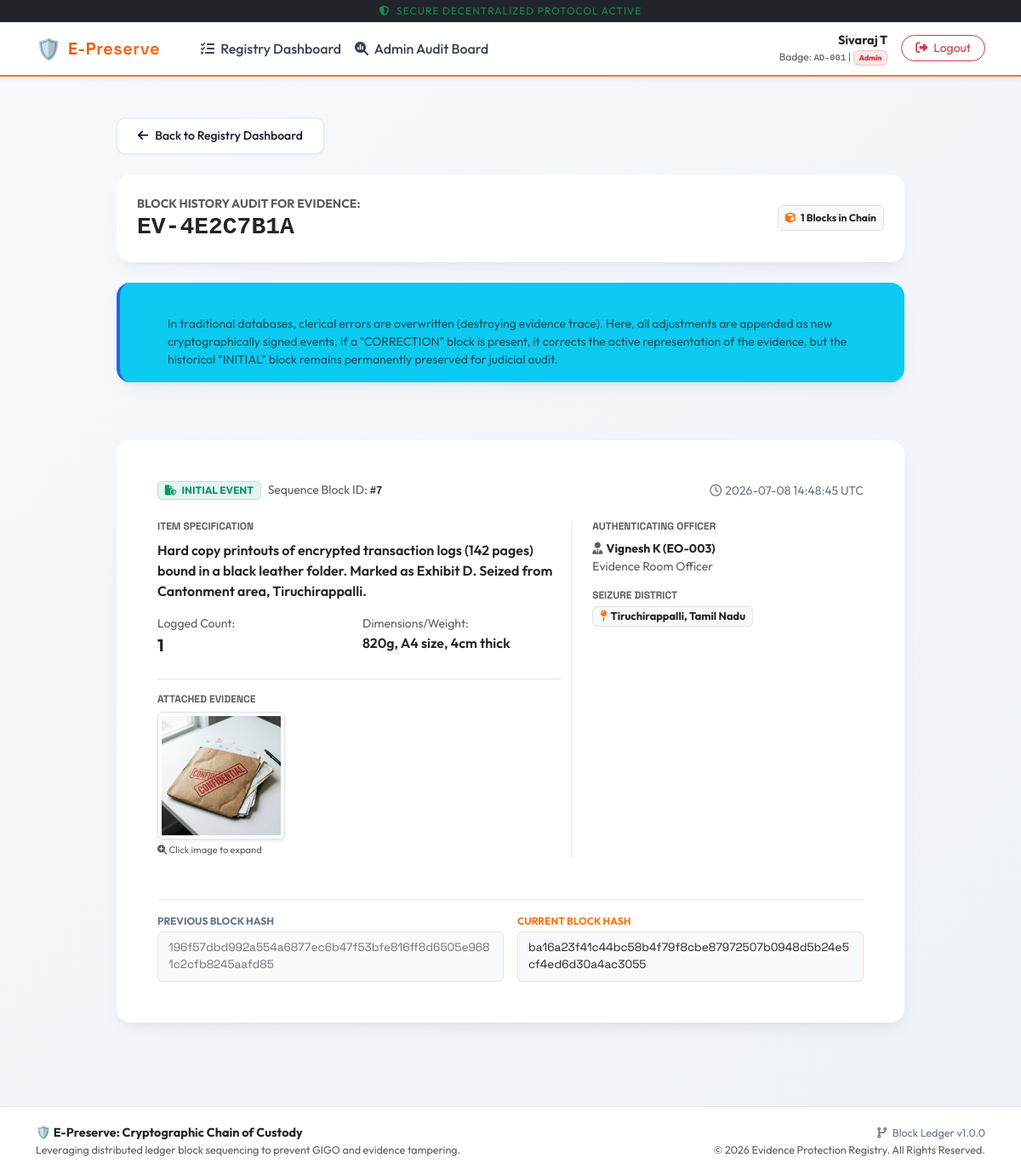
Page /evidence/history/EV-4E2C7B1A (signed in) on the committed database.
### app.py (models this page shows, shortened)
class User(UserMixin, db.Model):
    id = db.Column(db.Integer, primary_key=True)
    username = db.Column(db.String(50), unique=True, nullable=False)
    password_hash = db.Column(db.String(255), nullable=False)
    role = db.Column(db.String(30), nullable=False)
    fullname = db.Column(db.String(100), nullable=False)
    badge_number = db.Column(db.String(30), nullable=False)

class EvidenceBlock(db.Model):
    id = db.Column(db.Integer, primary_key=True)
    evidence_id = db.Column(db.String(50), nullable=False)
    block_type = db.Column(db.String(30), nullable=False)   # INITIAL, CORRECTION
    item_description = db.Column(db.Text, nullable=False)
    count = db.Column(db.Integer, nullable=False)
    size = db.Column(db.String(50), nullable=False)
    district = db.Column(db.String(100), nullable=True)     # Tamil Nadu district
    timestamp = db.Column(db.DateTime, default=datetime.datetime.utcnow, nullable=False)
    officer_details = db.Column(db.String(150), nullable=False)
    court_order_number = db.Column(db.String(100), nullable=True)
    correction_notes = db.Column(db.Text, nullable=True)
    evidence_file = db.Column(db.String(255), nullable=True)
    evidence_file_type = db.Column(db.String(50), nullable=True)
    previous_hash = db.Column(db.String(64), nullable=False)
    hash = db.Column(db.String(64), nullable=False)

### app.py (the view)
@app.route('/evidence/history/<evidence_id>')
@login_required
def evidence_history(evidence_id):
    history = EvidenceBlock.query.filter_by(evidence_id=evidence_id).order_by(EvidenceBlock.id.asc()).all()
    if not history:
        flash('Evidence record not found.', 'danger')
        return redirect(url_for('dashboard'))
    return render_template('evidence_history.html', history=history, evidence_id=evidence_id)

### templates/evidence_history.html (shortened to what this page needs)
{% extends "base.html" %}
{% block content %}
<div class="row">
    <div class="col-md-10 mx-auto">
        <a href="{{ url_for('dashboard') }}" class="btn btn-sm btn-secondary-custom mb-4">
            <i class="fa-solid fa-arrow-left me-2"></i>Back to Registry Dashboard
        </a>
        <div class="card glass-panel border-0 p-4 mb-4 bg-white">
            <div class="row align-items-center">
                <div class="col-md-8">
                    <span class="text-muted d-block small uppercase fw-bold">BLOCK HISTORY AUDIT FOR EVIDENCE:</span>
                    <h2 class="h3 fw-bold text-dark mb-0 font-monospace">{{ evidence_id }}</h2>
                </div>
                <div class="col-md-4 text-md-end mt-3 mt-md-0">
                    <span class="badge bg-light border text-dark p-2">
                        <i class="fa-solid fa-cube me-1 text-primary" style="color: var(--primary-color) !important;"></i> {{ history|length }} Blocks in Chain
                    </span>
                </div>
            </div>
        </div>
        <div class="alert alert-info border-0 bg-info bg-opacity-5 text-dark glass-panel p-3 mb-5" style="border-left: 4px solid var(--info-color) !important; background: #ffffff;">
            <div class="d-flex">
                <i class="fa-solid fa-circle-info text-info fs-4 me-3 mt-1"></i>
                <div>
                    <h5 class="alert-heading text-info fw-bold mb-1" style="font-size: 0.95rem;">Append-Only Trail Architecture</h5>
                    <p class="mb-0 small text-muted">
                        In traditional databases, clerical errors are overwritten (destroying evidence trace). Here, all adjustments are appended as new cryptographically signed events. If a "CORRECTION" block is present, it corrects the active representation of the evidence, but the historical "INITIAL" block remains permanently preserved for judicial audit.
                    </p>
                </div>
            </div>
        </div>
        <div class="blockchain-timeline">
            {% for block in history %}
                <div class="blockchain-block">
                    <div class="card glass-panel border-0 block-card {% if block.block_type == 'INITIAL' %}initial{% elif block.block_type == 'CORRECTION' %}correction{% else %}system{% endif %} p-4 p-md-5 bg-white">
                        <div class="d-flex flex-wrap align-items-center justify-content-between g-2 mb-4">
                            <div class="d-flex align-items-center">
                                <span class="badge {% if block.block_type == 'INITIAL' %}badge-initial{% elif block.block_type == 'CORRECTION' %}badge-correction{% else %}badge-custody{% endif %} me-2">
                                    <i class="fa-solid {% if block.block_type == 'INITIAL' %}fa-file-shield{% elif block.block_type == 'CORRECTION' %}fa-file-pen{% else %}fa-box-archive{% endif %} me-1"></i>
                                    {{ block.block_type }} EVENT
                                </span>
                                <span class="text-muted small">Sequence Block ID: <code class="text-dark fw-bold">#{{ block.id }}</code></span>
                            </div>
                            <span class="text-secondary small">
                                <i class="fa-regular fa-clock me-1"></i>{{ block.timestamp.strftime('%Y-%m-%d %H:%M:%S UTC') }}
                            </span>
                        </div>
                        <div class="row g-4 mb-4">
                            <div class="col-md-7">
                                <h4 class="h6 text-muted mb-2 uppercase fw-bold" style="font-size: 0.75rem;">ITEM SPECIFICATION</h4>
                                <div class="text-dark fw-semibold mb-3" style="white-space: pre-line;">{{ block.item_description }}</div>
                                <div class="row g-2">
                                    <div class="col-6">
                                        <span class="text-muted d-block small">Logged Count:</span>
                                        <span class="text-dark fw-bold fs-5">{{ block.count }}</span>
                                    </div>
                                    <div class="col-6">
                                        <span class="text-muted d-block small">Dimensions/Weight:</span>
                                        <span class="text-dark fw-semibold">{{ block.size }}</span>
                                    </div>
                                </div>
                                {% if block.evidence_file %}
                                    <div class="mt-4 pt-3 border-top">
                                        <h4 class="h6 text-muted mb-2 uppercase fw-bold" style="font-size: 0.75rem;">ATTACHED EVIDENCE</h4>
                                        {% if block.evidence_file_type == 'image' %}
                                            <div class="d-inline-block">
                                                <img src="{{ url_for('static', filename='uploads/' + block.evidence_file) }}" class="img-thumbnail rounded shadow-sm" style="max-height: 150px; cursor: pointer; transition: transform 0.2s;" onclick="openImageModal(this.src)" alt="Evidence Attachment">
                                                <span class="d-block text-muted small mt-1" style="font-size: 0.7rem;"><i class="fa-solid fa-magnifying-glass-plus"></i> Click image to expand</span>
                                            </div>
                                        {% elif block.evidence_file_type == 'document' %}
                                            <a href="{{ url_for('static', filename='uploads/' + block.evidence_file) }}" class="btn btn-sm btn-outline-danger rounded px-3" target="_blank">
                                                <i class="fa-solid fa-file-pdf me-1"></i> Download Case Document
                                            </a>
                                        {% else %}
                                            <a href="{{ url_for('static', filename='uploads/' + block.evidence_file) }}" class="btn btn-sm btn-outline-secondary rounded px-3" target="_blank">
                                                <i class="fa-solid fa-paperclip me-1"></i> Download File Attachment
                                            </a>
                                        {% endif %}
                                    </div>
                                {% endif %}
                            </div>
                            <div class="col-md-5 border-start border-light-subtle ps-md-4">
                                <h4 class="h6 text-muted mb-2 uppercase fw-bold" style="font-size: 0.75rem;">AUTHENTICATING OFFICER</h4>
                                <span class="text-dark d-block small fw-bold"><i class="fa-solid fa-user-tie text-muted me-1"></i>{{ block.officer_details.split(' - ')[0] }}</span>
                                <span class="text-muted d-block small mb-3">{{ block.officer_details.split(' - ')[1] }}</span>
                                {% if block.district %}
                                    <h4 class="h6 text-muted mb-1 uppercase fw-bold mt-2" style="font-size: 0.75rem;">SEIZURE DISTRICT</h4>
                                    <span class="badge bg-light border text-dark mb-3" style="font-size:.8rem;">
                                        <i class="fa-solid fa-map-pin me-1" style="color:var(--primary-color);"></i>{{ block.district }}, Tamil Nadu
                                    </span>
                                {% endif %}
                            </div>
                        </div>
                        <div class="border-top border-light-subtle pt-3 mt-4">
                            <div class="row g-3">
                                <div class="col-lg-6">
                                    <div class="hash-label">Previous Block Hash</div>
                                    <div class="hash-text text-secondary" style="background: #f8fafc;">{{ block.previous_hash }}</div>
                                </div>
                                <div class="col-lg-6">
                                    <div class="hash-label text-primary" style="color: var(--primary-color) !important;">Current Block Hash</div>
                                    <div class="hash-text text-dark" style="border-color: rgba(249, 115, 22, 0.2); background: #f8fafc;">{{ block.hash }}</div>
                                </div>
                            </div>
                        </div>
                    </div>
                </div>
            {% endfor %}
        </div>
    </div>
</div>
{% endblock %}

### templates/base.html (shortened to what this page needs)
<!DOCTYPE html>
<html lang="en">
<head>
    <link href="https://cdn.jsdelivr.net/npm/bootstrap@5.3.0/dist/css/bootstrap.min.css" rel="stylesheet">
    <link href="https://cdnjs.cloudflare.com/ajax/libs/font-awesome/6.4.0/css/all.min.css" rel="stylesheet">
    <link href="{{ url_for('static', filename='css/style.css') }}" rel="stylesheet">
</head>
<body>
    <div class="bg-dark text-center py-1 text-muted small" style="font-size: 0.75rem; letter-spacing: 1px;">
        <span class="text-success"><i class="fa-solid fa-shield-halved me-1"></i> SECURE DECENTRALIZED PROTOCOL ACTIVE</span>
    </div>
    <nav class="navbar navbar-expand-lg custom-nav sticky-top navbar-light">
        <div class="container">
            <a class="navbar-brand d-flex align-items-center" href="{{ url_for('index') }}">
                <span class="fs-4 me-2">🛡️</span>
                <span style="font-family: 'Space Grotesk', sans-serif; font-weight: 700; letter-spacing: 0.5px; background: linear-gradient(135deg, #ea580c 0%, #f97316 100%); -webkit-background-clip: text; -webkit-text-fill-color: transparent;">
                    E-Preserve
                </span>
            </a>
            <div class="collapse navbar-collapse" id="navbarNav">
                <ul class="navbar-nav me-auto mb-2 mb-lg-0 ms-lg-4">
                    {% if current_user.is_authenticated %}
                        <li class="nav-item">
                            <a class="nav-link {% if request.path == url_for('dashboard') %}active{% endif %}" href="{{ url_for('dashboard') }}">
                                <i class="fa-solid fa-list-check me-1"></i> Registry Dashboard
                            </a>
                        </li>
                        {% if current_user.role == 'Admin' %}
                            <li class="nav-item">
                                <a class="nav-link {% if request.path == url_for('admin_audit') %}active{% endif %}" href="{{ url_for('admin_audit') }}">
                                    <i class="fa-solid fa-magnifying-glass-chart me-1"></i> Admin Audit Board
                                </a>
                            </li>
                        {% endif %}
                    {% endif %}
                </ul>
                <div class="d-flex align-items-center">
                    {% if current_user.is_authenticated %}
                        <div class="me-3 d-none d-md-flex flex-column align-items-end">
                            <span class="text-dark fw-bold" style="font-size: 0.9rem;">
                                {{ current_user.fullname }}
                            </span>
                            <span class="text-muted" style="font-size: 0.75rem;">
                                Badge: <code class="text-secondary fw-bold">{{ current_user.badge_number }}</code> |
                                <span class="badge {% if current_user.role == 'Admin' %}badge-admin{% elif current_user.role == 'Forensic Staff' %}badge-correction{% elif current_user.role == 'Evidence Room Officer' %}badge-custody{% else %}badge-initial{% endif %}">
                                    {{ current_user.role }}
                                </span>
                            </span>
                        </div>
                        <a href="{{ url_for('logout') }}" class="btn btn-outline-danger btn-sm rounded-pill px-3">
                            <i class="fa-solid fa-right-from-bracket me-1"></i> Logout
                        </a>
                    {% else %}
                        <span class="text-muted small"><i class="fa-solid fa-lock me-1"></i> Public Access Session</span>
                    {% endif %}
                </div>
            </div>
        </div>
    </nav>
    <div class="container my-5">
        {% block content %}{% endblock %}
    </div>
    <footer class="text-center text-md-start">
        <div class="container">
            <div class="row align-items-center">
                <div class="col-md-6 text-center text-md-start">
                    <span class="fw-bold text-dark">🛡️ E-Preserve: Cryptographic Chain of Custody</span>
                    <p class="mb-0 small text-muted">Leveraging distributed ledger block sequencing to prevent GIGO and evidence tampering.</p>
                </div>
                <div class="col-md-6 text-center text-md-end mt-3 mt-md-0">
                    <span class="small"><i class="fa-solid fa-code-branch me-1"></i> Block Ledger v1.0.0</span>
                    <p class="mb-0 small text-muted">&copy; 2026 Evidence Protection Registry. All Rights Reserved.</p>
                </div>
            </div>
        </div>
    </footer>
</body>
</html>

### rows in the picture
User: fullname "Sivaraj T", badge_number "AD-001", role "Admin"
EvidenceBlock: evidence "EV-4E2C7B1A", block_type "INITIAL", id "7", timestamp "2026-07-08 14:48:45 UTC", item_description "Hard copy printouts of encrypted transaction logs (142 pages) bound in a black leather folder. Marked as Exhibit D. Seized from Cantonment area, Tiruchirappalli.", count "1", size "820g, A4 size, 4cm thick", evidence_file (picture), officer_details "Vignesh K (EO-003)", officer_details "Evidence Room Officer", district "Tiruchirappalli", previous_hash "196f57dbd992a554a6877ec6b47f53bfe816ff8d6505e9681c2cfb8245aafd85", hash "ba16a23f41c44bc58b4f79f8cbe87972507b0948d5b24e5cf4ed6d30a4ac3055"

### other values in the picture
{{ history|length }} "1"
